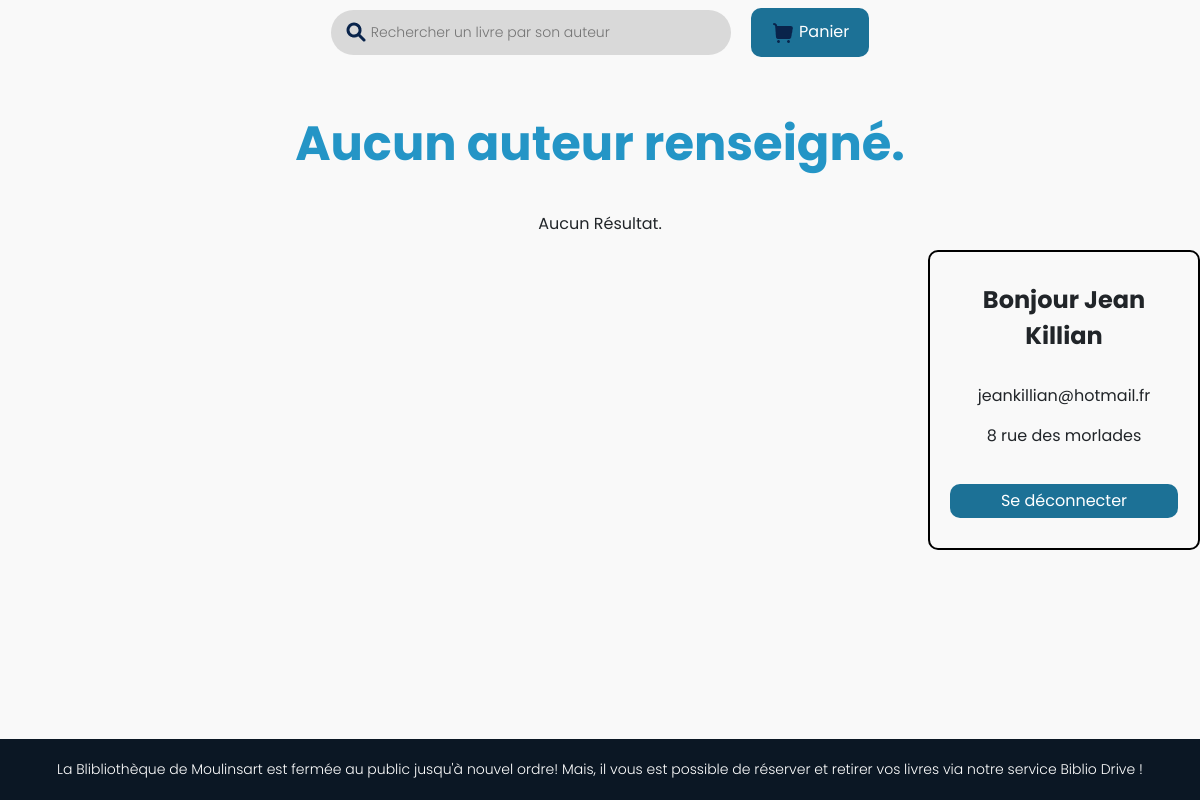
/src/lister_livres.php (signed in), run on the app's committed database.
### tables this page shows
CREATE TABLE `utilisateur` (
  `mel` varchar(40) NOT NULL,
  `motdepasse` varchar(100) NOT NULL,
  `nom` varchar(40) NOT NULL,
  `prenom` varchar(40) NOT NULL,
  `adresse` varchar(255) NOT NULL,
  `ville` varchar(40) NOT NULL,
  `codepostal` int(11) NOT NULL,
  `profil` varchar(15) NOT NULL
);

### src/utilitaires/authentification.php (the view, shortened to what this page needs)
<?php require_once('connexion.php')?>
<div class="authen-container">
    <?php
        if($_SESSION["connected"]){
            $requete = $connexion->prepare("SELECT mel,nom,prenom,adresse,profil FROM utilisateur WHERE mel = :email");
            $requete->bindValue(":email", $_SESSION["email"], PDO::PARAM_STR);
            $requete->execute();
            $requete->setFetchMode(PDO::FETCH_OBJ);
            $utilisateur = $requete->fetch();
            echo '<p class="titre-form"> Bonjour '.$utilisateur->nom.' '.$utilisateur->prenom.'</p>';
            echo '<p class="email-set">'.$utilisateur->mel.'</p>';
            if($utilisateur->profil == "client"){
                echo '<p class="adresse-set">'.$utilisateur->adresse.'</p>';
            } else {
                echo '<p class="admin-account">Vous êtes Administrateur</p>';
            }
            echo '
                <form method="post" class="form-login">
                    <input type="hidden" name = "logoff" value = "true">
                    <input class="submit-login button-general" type="submit" value="Se déconnecter">
                </form>
            ';
        }
    ?>
</div>

### src/style.css (style rules this page uses)
:root { --button-color: #1C7196; }
a { text-decoration: none; }
.button-general { border: none; color: white; padding: 5px 15px; transition: 150ms ease; background-color: var(--button-color); border-radius: 10px; }
* { padding: 0; margin: 0; box-sizing: border-box; }
body { font-family: 'Poppins', sans-serif; background-color: #F9F9F9; min-height: 100vh; }
footer p { margin-bottom: 0 !important; font-size: 14px; font-weight: 300; }
.nosubmit { border: none; width: 100%; border-radius: 50px; padding: 12px 4px 12px 40px; background-color: #D9D9D9; background-image: url("images/icon/search_2_fill.png"); background-position: 13px center; background-repeat: no-repeat; font-weight: 300; font-size: 14px; }
.panier { margin-left: 20px; padding: 12px 20px; border: none; background-color: var(--button-color); border-radius: 10px; color: white; transition: 150ms ease; }
.authen-container { position: fixed; right: 0; top: 50%; transform: translateY(-50%); padding: 30px 20px; border: 2px solid black; text-align: center; border-radius: 10px; width: 17em; }
.form-login { display: flex; flex-direction: column; justify-content: center; gap: 12px; }
.form-login input { border-radius: 10px; }
.titre-form { font-size: 24px; font-weight: bold; margin-bottom: 30px; }
.submit-login { margin-top: 20px; }

### data on the page
utilisateur: nom "Jean", prenom "Killian", mel "jeankillian@hotmail.fr", adresse "8 rue des morlades"
